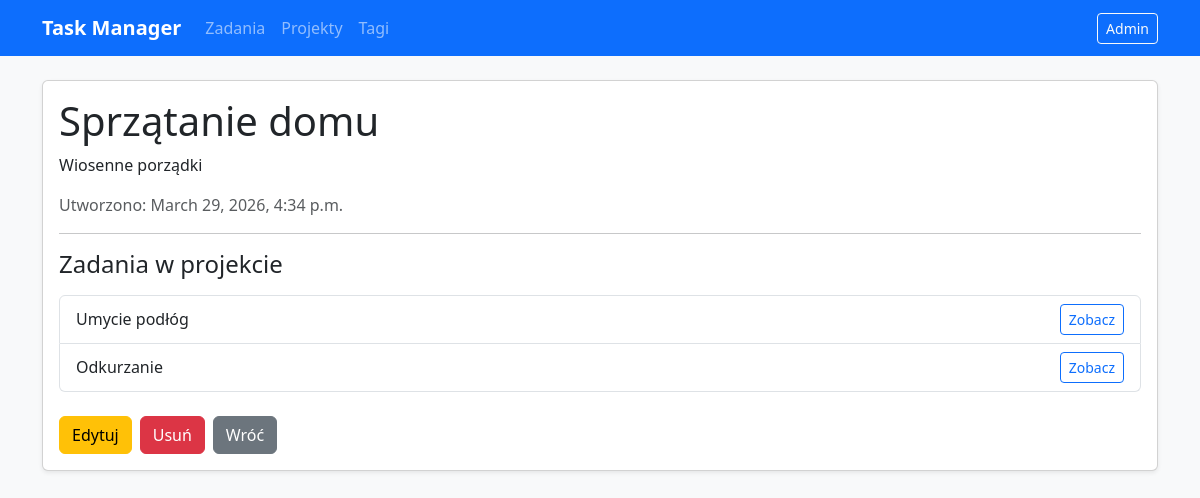
/project/1/, run on the app's committed database.
### tasks/models.py (models this page shows, shortened)
class Project(models.Model):
    name = models.CharField(max_length=150)
    description = models.TextField(blank=True)
    created_at = models.DateTimeField(auto_now_add=True)
    class Meta:
        ordering = ["name"]

class Task(models.Model):
    class Status(models.TextChoices):
        TODO = "todo", "To do"
        DOING = "doing", "Doing"
        DONE = "done", "Done"
    project = models.ForeignKey(
        Project,
        on_delete=models.CASCADE,
        related_name="tasks",
    )
    title = models.CharField(max_length=200)
    description = models.TextField(blank=True)
    status = models.CharField(
        max_length=10,
        choices=Status.choices,
        default=Status.TODO,
    )
    due_date = models.DateField(blank=True, null=True)
    created_at = models.DateTimeField(auto_now_add=True)
    tags = models.ManyToManyField(
        Tag,
        blank=True,
        related_name="tasks",
    )
    class Meta:
        ordering = ["-created_at"]
        constraints = [
            models.UniqueConstraint(fields=["project", "title"], name="uniq_task_title_in_project")
        ]

### tasks/views.py (the view)
# urls.py: path("project/<int:pk>/", ProjectDetailView.as_view(), name="project_detail"),
class ProjectDetailView(DetailView):
    model = Project
    template_name = "tasks/project_detail.html"
    context_object_name = "project"

### tasks/templates/tasks/project_detail.html (shortened to what this page needs)
{% extends "base.html" %}
{% block content %}
<div class="card shadow-sm">
    <div class="card-body">
        <h1>{{ project.name }}</h1>
        <p>{{ project.description|default:"Brak opisu" }}</p>
        <p class="text-muted">Utworzono: {{ project.created_at }}</p>
        <hr>
        <h4>Zadania w projekcie</h4>
        {% if project.tasks.all %}
            <ul class="list-group mt-3">
                {% for task in project.tasks.all %}
                    <li class="list-group-item d-flex justify-content-between align-items-center">
                        <span>{{ task.title }}</span>
                        <a href="{% url 'task_detail' task.pk %}" class="btn btn-sm btn-outline-primary">Zobacz</a>
                    </li>
                {% empty %}
                    <li class="list-group-item">Brak zadań</li>
                {% endfor %}
            </ul>
        {% endif %}
        <div class="mt-4 d-flex gap-2">
            <a href="{% url 'project_edit' project.pk %}" class="btn btn-warning">Edytuj</a>
            <a href="{% url 'project_delete' project.pk %}" class="btn btn-danger">Usuń</a>
            <a href="{% url 'project_list' %}" class="btn btn-secondary">Wróć</a>
        </div>
    </div>
</div>
{% endblock %}

### data on the page
Project: name "Sprzątanie domu", description "Wiosenne porządki", created_at "March 29, 2026, 4:34 p.m."
Task: title "Umycie podłóg"
Task: title "Odkurzanie"
